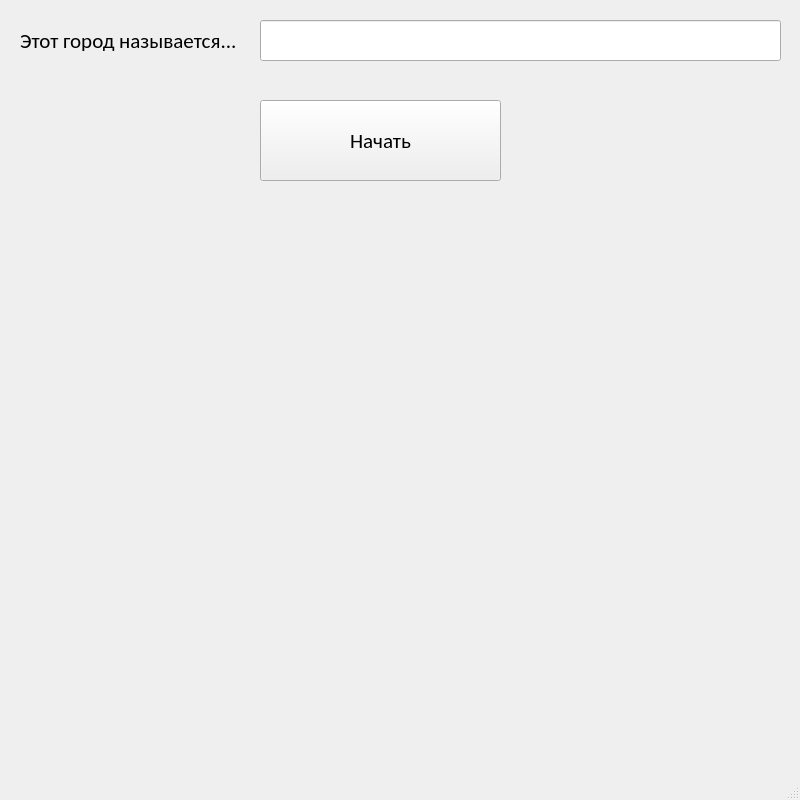
<?xml version="1.0" encoding="UTF-8"?>
<ui version="4.0">
 <class>MainWindow</class>
 <widget class="QMainWindow" name="MainWindow">
  <property name="geometry">
   <rect>
    <x>0</x>
    <y>0</y>
    <width>800</width>
    <height>800</height>
   </rect>
  </property>
  <property name="windowTitle">
   <string>Угадай-ка город</string>
  </property>
  <widget class="QWidget" name="centralwidget">
   <widget class="QLabel" name="img_city">
    <property name="geometry">
     <rect>
      <x>100</x>
      <y>290</y>
      <width>600</width>
      <height>450</height>
     </rect>
    </property>
    <property name="text">
     <string/>
    </property>
   </widget>
   <widget class="QLabel" name="label">
    <property name="geometry">
     <rect>
      <x>20</x>
      <y>30</y>
      <width>221</width>
      <height>21</height>
     </rect>
    </property>
    <property name="font">
     <font>
      <family>Calibri</family>
      <pointsize>16</pointsize>
     </font>
    </property>
    <property name="text">
     <string>Этот город называется...</string>
    </property>
   </widget>
   <widget class="QLineEdit" name="city_line">
    <property name="geometry">
     <rect>
      <x>260</x>
      <y>20</y>
      <width>521</width>
      <height>41</height>
     </rect>
    </property>
    <property name="font">
     <font>
      <family>Calibri</family>
      <pointsize>16</pointsize>
     </font>
    </property>
   </widget>
   <widget class="QPushButton" name="button">
    <property name="geometry">
     <rect>
      <x>260</x>
      <y>100</y>
      <width>241</width>
      <height>81</height>
     </rect>
    </property>
    <property name="font">
     <font>
      <family>Calibri</family>
      <pointsize>16</pointsize>
     </font>
    </property>
    <property name="text">
     <string>Начать</string>
    </property>
   </widget>
   <widget class="QLabel" name="total_lab">
    <property name="geometry">
     <rect>
      <x>80</x>
      <y>200</y>
      <width>661</width>
      <height>41</height>
     </rect>
    </property>
    <property name="font">
     <font>
      <family>Calibri</family>
      <pointsize>16</pointsize>
     </font>
    </property>
    <property name="text">
     <string/>
    </property>
   </widget>
  </widget>
  <widget class="QMenuBar" name="menubar">
   <property name="geometry">
    <rect>
     <x>0</x>
     <y>0</y>
     <width>800</width>
     <height>21</height>
    </rect>
   </property>
  </widget>
  <widget class="QStatusBar" name="statusbar"/>
 </widget>
 <resources/>
 <connections/>
</ui>
